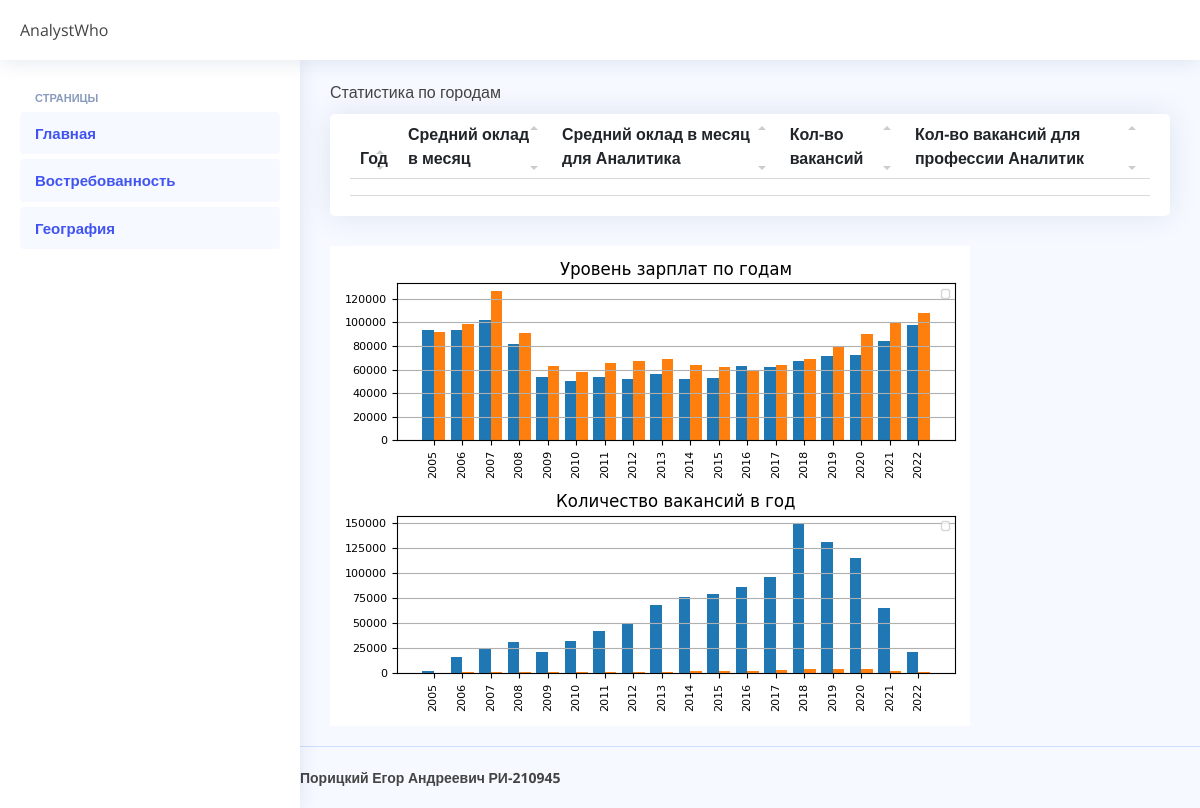
Page /years.html on the earlier database version.
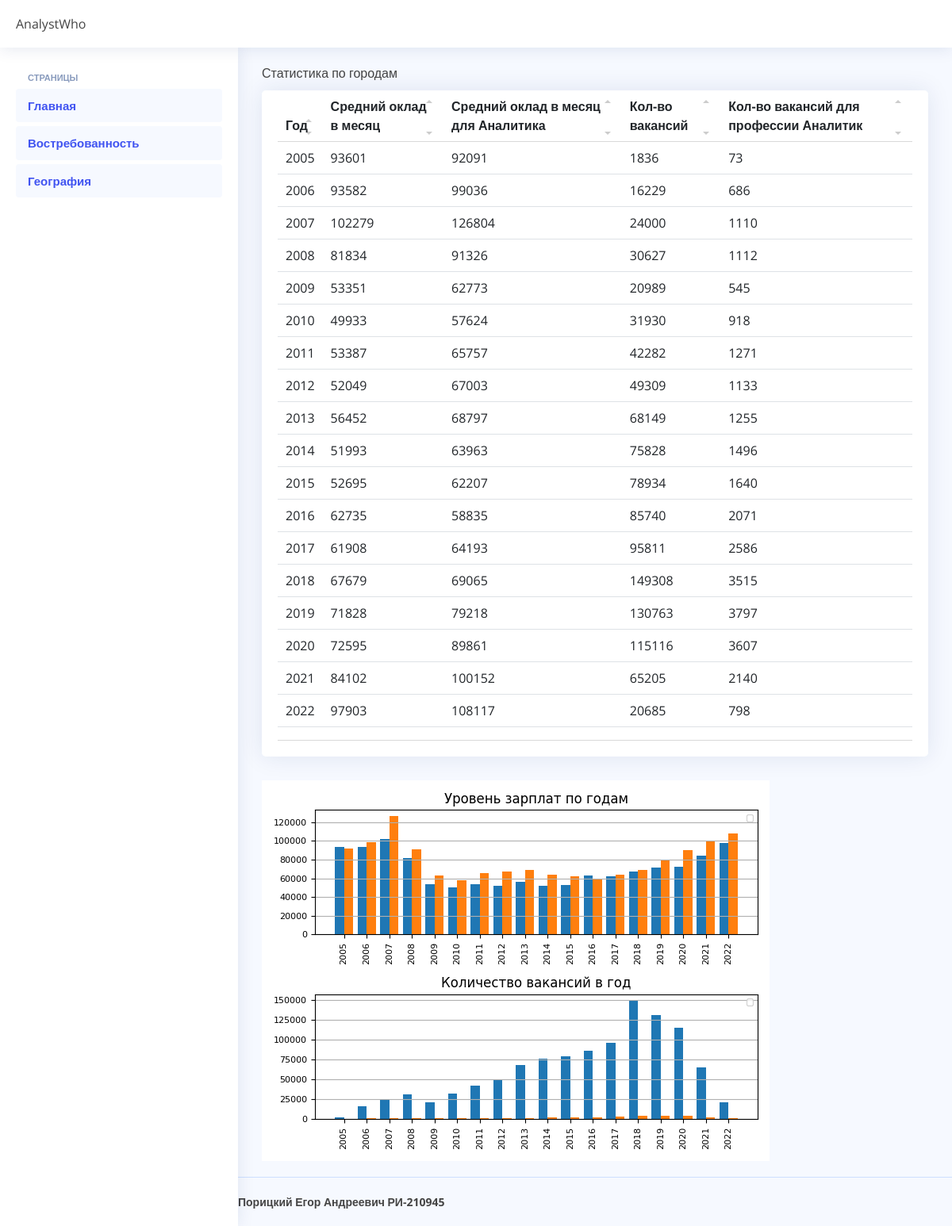
Same page on the later database version.
### analyst/models.py (models this page shows)
class Year(models.Model):
    year_date = models.IntegerField('Год')
    year_sal_all = models.BigIntegerField('Средний оклад в месяц')
    year_sal_job = models.BigIntegerField('Средний оклад в месяц для профессии')
    year_count_all = models.IntegerField('Кол-во вакансий')
    year_count_job = models.IntegerField('Кол-во вакансий для профессии')

### analyst/views.py (the view)
# urls.py: path('years.html',views.years),
def years(requset):
    all_years_data = Year.objects.all()
    return render(requset, 'analyst/years.html',{'years_data':all_years_data})

### analyst/templates/analyst/years.html (shortened to what this page needs)
<!doctype html>
{% load static %}
<head>
  <link href="{% static "assets/vendor/bootstrap/css/bootstrap.min.css"%}" rel="stylesheet">
  <link href="{% static "assets/vendor/bootstrap-icons/bootstrap-icons.css"%}" rel="stylesheet">
  <link href="{% static "assets/vendor/boxicons/css/boxicons.min.css"%}" rel="stylesheet">
  <link href="{% static "assets/vendor/quill/quill.snow.css"%}" rel="stylesheet">
  <link href="{% static "assets/vendor/quill/quill.bubble.css"%}" rel="stylesheet">
  <link href="{% static "assets/vendor/remixicon/remixicon.css"%}" rel="stylesheet">
  <link href="{% static "assets/vendor/simple-datatables/style.css"%}" rel="stylesheet">
  <link href="{% static "assets/css/style.css"%}" rel="stylesheet">
</head>
<html lang="eng">
    <body>
        <header id="header" class="header fixed-top d-flex align-items-center">
        <div class="d-flex align-items-center justify-content-between">
            <span class="d-none d-lg-block">AnalystWho</span>
        </div>
    </header>
        <main id="main" class="main">
        <aside id="sidebar" class="sidebar">
            <ul class="sidebar-nav" id="sidebar-nav">
                <li class="nav-heading">Страницы</li>
                <li class="nav-item">
                    <a class="nav-link" href="main.html">
                        <span>Главная</span>
                    </a>
                </li>
                <li class="nav-item">
                    <a class="nav-link" href="years.html">
                        <span>Востребованность</span>
                    </a>
                </li>
                <li>
                    <a class="nav-link" href="cities.html">
                        <span>География</span>
                    </a>
                </li>
            </ul>
        </aside>
            <div class="pagetitle" >Статистика по городам</div>
        <section class="section">
            <div class="row">
                <div class="col-lg-12">
                    <div class="card">
                        <div class="card-body">
                            <div class="dataTable-wrapper dataTable-loading no-footer sortable fixed-columns">
                                <div class="dataTable-container">
                                    <table class="table datatable dataTable-table">
                                        <thead>
                                            <tr>
                                                <th scope="col" data-sortable class>
                                                    <a class="dataTable-sorter">
                                                        Год
                                                    </a>
                                                </th>
                                                <th scope="col" data-sortable class>
                                                    <a class="dataTable-sorter">
                                                        Средний оклад в месяц
                                                    </a>
                                                </th>
                                                <th scope="col" data-sortable class>
                                                    <a class="dataTable-sorter">
                                                        Средний оклад в месяц для Аналитика
                                                    </a>
                                                </th>
                                                <th scope="col" data-sortable class>
                                                    <a class="dataTable-sorter">
                                                        Кол-во вакансий
                                                    </a>
                                                </th>
                                                <th scope="col" data-sortable class>
                                                    <a class="dataTable-sorter">
                                                        Кол-во вакансий для профессии Аналитик
                                                    </a>
                                                </th>
                                        </tr>
                                    </thead>
                                    <tbody>
                                    {% for year in years_data %}
                                        <tr>
                                            <td>{{ year.year_date }}</td>
                                            <td>{{ year.year_sal_all }}</td>
                                            <td>{{ year.year_sal_job}}</td>
                                            <td>{{ year.year_count_all }}</td>
                                            <td>{{ year.year_count_job }}</td>
                                        </tr>
                                    {% endfor %}
                                    </tbody>
                                </table>
                            </div>
                            </div>
                        </div>
                    </div>
                    <div class="col-lg-4">
                        <img src="{% static "images/graph_year.png" %}">
                    </div>
                </div>
            </div>
        </section>
        </main>
        <footer id="footer" class="footer">
            <strong>
                <span>Порицкий Егор Андреевич РИ-210945</span>
            </strong>
        </footer>
    </body>
</html>

### analyst/static/assets/css/style.css (style rules this page uses)
:root { scroll-behavior: smooth; }
body { font-family: "Open Sans", sans-serif; background: #f6f9ff; color: #444444; }
a { color: #4154f1; text-decoration: none; }
#main { margin-top: 60px; padding: 20px 30px; transition: all 0.3s; }
.pagetitle { margin-bottom: 10px; }
.card { margin-bottom: 30px; border: none; border-radius: 5px; box-shadow: 0px 0 30px rgba(1, 41, 112, 0.1); }
.card-body { padding: 0 20px 20px 20px; }
.header { transition: all 0.5s; z-index: 997; height: 60px; box-shadow: 0px 2px 20px rgba(1, 41, 112, 0.1); background-color: #fff; padding-left: 20px; }
.sidebar { position: fixed; top: 60px; left: 0; bottom: 0; width: 300px; z-index: 996; transition: all 0.3s; padding: 20px; overflow-y: auto; scrollbar-width: thin; scrollbar-color: #aab7cf transparent; box-shadow: 0px 0px 20px rgba(1, 41, 112, 0.1); background-color: #fff; }
@media (min-width: 1200px) { #main, #footer { margin-left: 300px; } }
.sidebar-nav { padding: 0; margin: 0; list-style: none; }
.sidebar-nav li { padding: 0; margin: 0; list-style: none; }
.sidebar-nav .nav-item { margin-bottom: 5px; }
.sidebar-nav .nav-heading { font-size: 11px; text-transform: uppercase; color: #899bbd; font-weight: 600; margin: 10px 0 5px 15px; }
.sidebar-nav .nav-link { display: flex; align-items: center; font-size: 15px; font-weight: 600; color: #4154f1; transition: 0.3; background: #f6f9ff; padding: 10px 15px; border-radius: 4px; }
.footer { padding: 20px 0; font-size: 14px; transition: all 0.3s; border-top: 1px solid #cddfff; }

Differences in the rows shown:
added Year: year_date "2005", year_sal_all "93601", year_sal_job "92091", year_count_all "1836", year_count_job "73"
added Year: year_date "2006", year_sal_all "93582", year_sal_job "99036", year_count_all "16229", year_count_job "686"
added Year: year_date "2007", year_sal_all "102279", year_sal_job "126804", year_count_all "24000", year_count_job "1110"
added Year: year_date "2008", year_sal_all "81834", year_sal_job "91326", year_count_all "30627", year_count_job "1112"
added Year: year_date "2009", year_sal_all "53351", year_sal_job "62773", year_count_all "20989", year_count_job "545"
added Year: year_date "2010", year_sal_all "49933", year_sal_job "57624", year_count_all "31930", year_count_job "918"
added Year: year_date "2011", year_sal_all "53387", year_sal_job "65757", year_count_all "42282", year_count_job "1271"
added Year: year_date "2012", year_sal_all "52049", year_sal_job "67003", year_count_all "49309", year_count_job "1133"
added Year: year_date "2013", year_sal_all "56452", year_sal_job "68797", year_count_all "68149", year_count_job "1255"
added Year: year_date "2014", year_sal_all "51993", year_sal_job "63963", year_count_all "75828", year_count_job "1496"
added Year: year_date "2015", year_sal_all "52695", year_sal_job "62207", year_count_all "78934", year_count_job "1640"
added Year: year_date "2016", year_sal_all "62735", year_sal_job "58835", year_count_all "85740", year_count_job "2071"
added Year: year_date "2017", year_sal_all "61908", year_sal_job "64193", year_count_all "95811", year_count_job "2586"
added Year: year_date "2018", year_sal_all "67679", year_sal_job "69065", year_count_all "149308", year_count_job "3515"
added Year: year_date "2019", year_sal_all "71828", year_sal_job "79218", year_count_all "130763", year_count_job "3797"
added Year: year_date "2020", year_sal_all "72595", year_sal_job "89861", year_count_all "115116", year_count_job "3607"
added Year: year_date "2021", year_sal_all "84102", year_sal_job "100152", year_count_all "65205", year_count_job "2140"
added Year: year_date "2022", year_sal_all "97903", year_sal_job "108117", year_count_all "20685", year_count_job "798"
